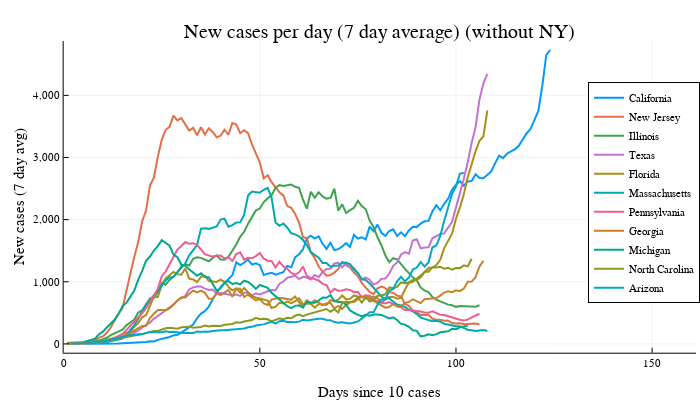

Here is the notebook cell this chart was saved with:
### Markdown cell above
Let's remove NY, since that dominates.

### Code cell
@df filter(:Province_State => !=("New York"), confirmedByStateTop) plot(:daysSince, :Value_new_rolling7, group=:Province_State,
                                 yformatter=fc, lw=2, xlimit=(0, maximum(:daysSince)*1.3), legend=:right,
                                 title="New cases per day (7 day average) (without NY)",
                                 ylab="New cases (7 day avg)",
                                 xlab="Days since 10 cases"
                                 )
